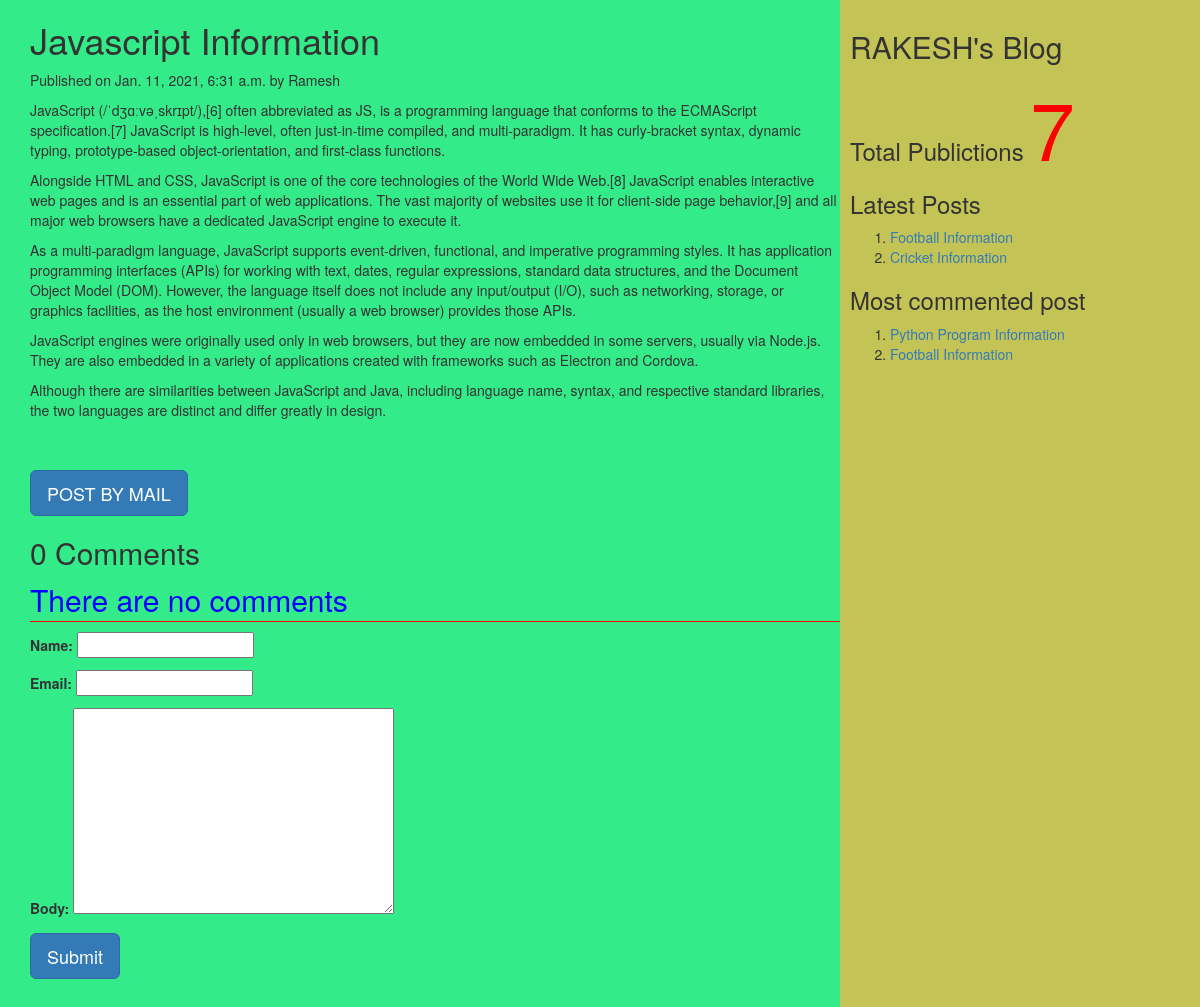
The page /2021/01/11/javascript-information on the database its author committed.
### myApp/models.py (models this page shows, shortened)
class Post(models.Model):
          tags=TaggableManager()
          STATUS_CHOICES=(('draft','Draft'),('published','Published'))
          title=models.CharField(max_length=256)
          slug=models.SlugField(max_length=264,unique_for_date='publish')
          author=models.ForeignKey(User,related_name='blog_posts',on_delete= models.CASCADE)
          body=models.TextField()
          publish=models.DateTimeField(default=timezone.now)
          created=models.DateTimeField(auto_now_add=True)
          updated=models.DateTimeField(auto_now=True)
          status= models.CharField(max_length=10,choices=STATUS_CHOICES,default='draft')
          objects=CustomManager()
          class Meta:
                ordering=('-publish',)
          def get_absolute_url(self):
                return reverse('post_detail',args=[self.publish.year,self.publish.strftime('%m'),self.publish.strftime('%d'),self.slug])

### myApp/views.py (the view, shortened to what this page needs)
# urls.py: url(r'(?P<year>\d{4})/(?P<month>\d{2})/(?P<day>\d{2})/(?P<post>[-\w]+)',views.post_detail_view,name='post_detail'),
def post_detail_view(request,year,month,day,post):
    post=get_object_or_404(Post,slug=post,publish__year=year,publish__month=month,publish__day=day)
    comments=post.comments.filter(active=True)
    csubmit=False
    form=CommentForm()
    d={'post':post,'form':form,'csubmit':csubmit,'comments':comments}
    return render(request,'myApp/post_detail.html',d)

### myApp/forms.py
class CommentForm(forms.ModelForm):
    class Meta:
        model=Comment
        fields=('name','email','body')

### myApp/models.py (called while the page is built)
    def get_queryset(self):
        return super().get_queryset().filter(status='published')

### myApp/templatetags/mytags.py (called while the page is built)
@register.simple_tag
def total_posts():
    return Post.objects.count()

@register.inclusion_tag('myApp/latest_post.html')
def show_latest_posts(count=3):
    latest_posts=Post.objects.order_by('-publish')[:count]
    return {'latest_posts':latest_posts}

@register.simple_tag
def get_most_commented_posts(count=2):
    return Post.objects.annotate(total_comments=Count('comments')).order_by('-total_comments')[:count]

### templates/myApp/post_detail.html (shortened to what this page needs)
<html>
    {%extends 'myApp/parent.html'%}
        {%block content_block%}
        <h1>{{post.title}}</h1>
        <p>Published on {{post.publish}} by {{post.author|title}}</p>
        {{post.body|linebreaks}} <br><br>
        <a href="/{{post.id}}/share" class='btn btn-lg btn-primary'>POST BY MAIL</a>
        {%with comments.count as comments_count%}
        <h2>{{comments_count}} Comment{{comments_count|pluralize}}</h2>
        {%endwith%}
        {%if comments%}
         {%for c in comments%}
         <p>Comment {{forloop.counter}} by {{c.name}}</p>
        <div>{{c.body|linebreaks}}</div>
        <hr>
        {%endfor%}
        {%else%}
         <p style="color:blue;font-size:30px;font-style:bold;border-bottom:1px red solid;">There are no comments</p>
        {%endif%}
         {%if csubmit%}
         <h2>Thank you..Your comment has been added successfully!!</h2>
         {%else%}
         <form  method="post">
           {{form.as_p}}
           <input type="submit" class='btn btn-lg btn-primary' value="Submit">
         </form>
         {%endif%}
        {%endblock%}

### templates/myApp/parent.html (shortened to what this page needs)
<html>
{%load mytags%}
    <head>
        <link rel="stylesheet" href="https://maxcdn.bootstrapcdn.com/bootstrap/3.3.7/css/bootstrap.min.css">
    </head>
    <body>
        <div class="content" style="width:70%;float:left;background-color:#34eb89;height:500%;padding:0 0 0 30px">
              {%block content_block%}
              {%endblock%}
        </div>
        <div class="sidebar" style="width:30%;float:right;background-color:#c4c456;height:500%;padding:10px">
            <h2>RAKESH's Blog</h2>
            <h3>Total Publictions
              <span style="color:red;font-size:80px">
              {%total_posts%}</span>
              <h3>Latest Posts</h3>
              {% show_latest_posts 2 %}
              <h3>Most commented post</h3>
              {%get_most_commented_posts as m%}
              <ol>
                {%for post in m%}
                <li><a href="{{post.get_absolute_url}}">{{post.title}}</a></li>
                {%endfor%}
              </ol>
            </h3>
        </div>
    </body>
</html>

### templates/myApp/latest_post.html
<!DOCTYPE html>
<html lang="en" dir="ltr">
  <body>
    <ol>
    {%for post in latest_posts%}
    <li><a href="{{post.get_absolute_url}}">{{post.title}}</a></li>
    {%endfor%}
    </ol>
  </body>
</html>

### rows shown on the page
Post: title "Javascript Information", publish "Jan. 11, 2021, 6:31 a.m.", author "Ramesh", body "JavaScript (/ˈdʒɑːvəˌskrɪpt/),[6] often abbreviated as JS, is a programming language that conforms to the ECMAScript specification.[7] JavaScript is high-level, often just-in-time compiled, and multi-paradigm. It has curly-bracket syntax, dynamic typing, prototype-based object-orientation, and first-class functions. Alongside HTML and CSS, JavaScript is one of the core technologies of the World Wide Web.[8] JavaScript enables interactive web pages and is an essential part of web applications. The vast majority of websites use it for client-side page behavior,[9] and all major web browsers have a dedicated JavaScript engine to execute it. As a multi-paradigm language, JavaScript supports…"
Post: title "Football Information"
Post: title "Cricket Information"
Post: title "Python Program Information"

### other values the page prints
{{ comments_count }} "0"
